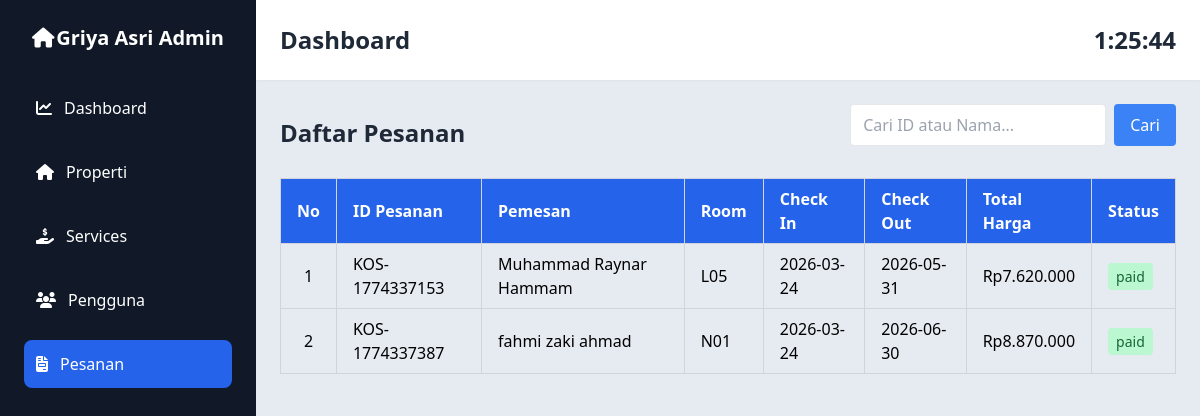
The app's page /admin/list-pesanan.php with its own data.
### tables this page shows
CREATE TABLE `bookings` (
  `id` varchar(50) NOT NULL,
  `user_id` bigint(20) UNSIGNED NOT NULL,
  `room_id` bigint(20) UNSIGNED NOT NULL,
  `check_in` date NOT NULL,
  `check_out` date NOT NULL,
  `total_price` int(11) NOT NULL,
  `status` enum('pending','paid','expired','canceled') NOT NULL,
  `payment_token` varchar(255) DEFAULT NULL,
  `created_at` timestamp NULL DEFAULT NULL,
  `updated_at` timestamp NULL DEFAULT NULL
);

CREATE TABLE `users` (
  `id` bigint(20) UNSIGNED NOT NULL,
  `name` varchar(255) NOT NULL,
  `nickname` varchar(255) NOT NULL,
  `full_name_ktp` varchar(255) DEFAULT NULL,
  `email` varchar(255) NOT NULL,
  `address` text DEFAULT NULL,
  `phone` varchar(255) DEFAULT NULL,
  `email_verified_at` timestamp NULL DEFAULT NULL,
  `password` varchar(255) NOT NULL,
  `ktp_photo` varchar(255) DEFAULT NULL,
  `selfie_photo` varchar(255) DEFAULT NULL,
  `is_verified` enum('pending','verified','rejected') DEFAULT NULL,
  `role` enum('admin','pegawai','penyewa') NOT NULL DEFAULT 'penyewa',
  `gender` enum('Laki-laki','Perempuan') DEFAULT NULL,
  `birth_date` date DEFAULT NULL,
  `remember_token` varchar(100) DEFAULT NULL,
  `created_at` timestamp NULL DEFAULT NULL,
  `updated_at` timestamp NULL DEFAULT NULL
);

CREATE TABLE `rooms` (
  `id` bigint(20) UNSIGNED NOT NULL,
  `room_type_id` bigint(20) UNSIGNED NOT NULL,
  `room_number` varchar(255) NOT NULL,
  `gender_type` enum('Putra','Putri') NOT NULL,
  `price` int(11) NOT NULL,
  `rating` decimal(2,1) NOT NULL DEFAULT 0.0,
  `facilities` text NOT NULL,
  `area_size` varchar(255) NOT NULL,
  `is_electric_included` tinyint(1) NOT NULL DEFAULT 0,
  `is_water_included` tinyint(1) NOT NULL DEFAULT 1,
  `room_rules` text NOT NULL,
  `status` enum('available','occupied','maintenance') NOT NULL DEFAULT 'available',
  `created_at` timestamp NULL DEFAULT NULL,
  `updated_at` timestamp NULL DEFAULT NULL
);

### admin/list-pesanan.php (the view, shortened to what this page needs)
<?php
include '../config/database.php';
$sql = "SELECT
            bookings.*,
            users.full_name_ktp AS user_name,
            rooms.room_number
        FROM bookings
        JOIN users ON bookings.user_id = users.id
        JOIN rooms ON bookings.room_id = rooms.id";
$stmt = $conn->prepare($sql);
$stmt->execute();
$result = $stmt->get_result();
?>
<div class="">
    <div class="header-content flex items-center justify-between mb-4 align-middle">
        <h1 class="text-2xl font-bold text-gray-800">Daftar Pesanan</h1>
        <form method="GET" class="mb-4 flex gap-2">
            <input
                type="text"
                name="search"
                placeholder="Cari ID atau Nama..."
                value="<?= isset($_GET['search']) ? htmlspecialchars($_GET['search']) : '' ?>"
                class="border px-3 py-2 rounded w-64">
            <button type="submit" class="bg-blue-500 text-white px-4 py-2 rounded">
                Cari
            </button>
        </form>
    </div>
    <table class="w-full border-collapse border border-gray-300">
        <thead class="bg-blue-600 text-white">
            <tr>
                <th class="border border-gray-300 px-4 py-2 text-center">No</th>
                <th class="border border-gray-300 px-4 py-2 text-left">ID Pesanan</th>
                <th class="border border-gray-300 px-4 py-2 text-left">Pemesan</th>
                <th class="border border-gray-300 px-4 py-2 text-left">Room</th>
                <th class="border border-gray-300 px-4 py-2 text-left">Check In</th>
                <th class="border border-gray-300 px-4 py-2 text-left">Check Out</th>
                <th class="border border-gray-300 px-4 py-2 text-left">Total Harga</th>
                <th class="border border-gray-300 px-4 py-2 text-left">Status</th>
            </tr>
        </thead>
        <tbody>
            <?php
            if ($result->num_rows > 0) {
                $no = 1;
                while ($row = $result->fetch_assoc()) {
                    echo "<tr class='hover:bg-gray-100 border-b border-gray-300'>";
                    echo "<td class='border border-gray-300 px-4 py-2 text-center'>" . $no++ . "</td>";
                    echo "<td class='border border-gray-300 px-4 py-2'>" . htmlspecialchars($row['id']) . "</td>";
                    echo "<td class='border border-gray-300 px-4 py-2'>" . htmlspecialchars($row['user_name']) . "</td>";
                    echo "<td class='border border-gray-300 px-4 py-2'>" . htmlspecialchars($row['room_number']) . "</td>";
                    echo "<td class='border border-gray-300 px-4 py-2'>" . htmlspecialchars($row['check_in']) . "</td>";
                    echo "<td class='border border-gray-300 px-4 py-2'>" . htmlspecialchars($row['check_out']) . "</td>";
                    echo "<td class='border border-gray-300 px-4 py-2'>Rp" . number_format($row['total_price'], 0, ',', '.') . "</td>";
                    echo "<td class='border border-gray-300 px-4 py-2'><span class='px-2 py-1 rounded text-sm " . ($row['status'] === 'paid' ? 'bg-green-200 text-green-800' : ($row['status'] === 'pending' ? 'bg-yellow-200 text-yellow-800' : 'bg-red-200 text-red-800')) . "'>" . htmlspecialchars($row['status']) . "</span></td>";
                    echo "</tr>";
                }
            } else {
                echo "<tr><td colspan='6' style='text-align:center;'>Tidak ada data pesanan</td></tr>";
            }
            ?>
</div>
<?php
include 'layouts/app.php';
?>

### records on screen
bookings: id "KOS-1774337153", user.full_name_ktp "Muhammad Raynar Hammam", room.room_number "L05", check_in "2026-03-24", check_out "2026-05-31", total_price "7.620.000", status "paid"
bookings: id "KOS-1774337387", user.full_name_ktp "fahmi zaki ahmad", room.room_number "N01", check_in "2026-03-24", check_out "2026-06-30", total_price "8.870.000", status "paid"
